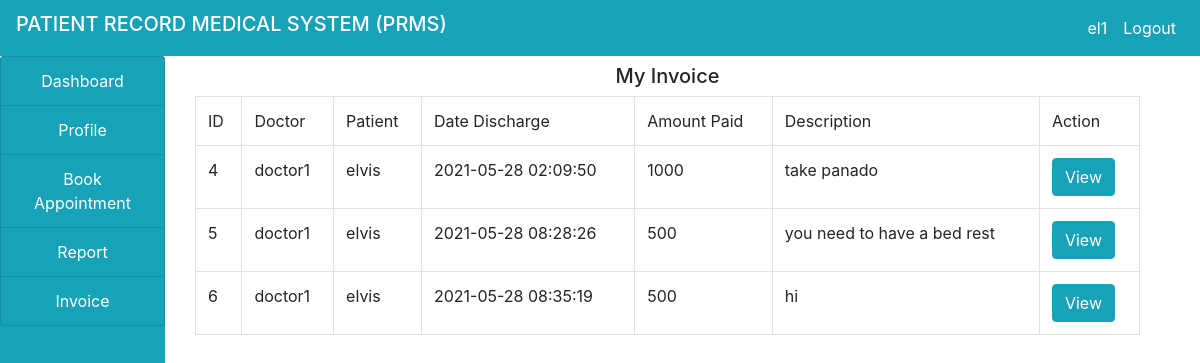
The page /patient/invoice.php (signed in) on the database its author committed.
### tables this page shows
CREATE TABLE `income` (
  `id` int(100) NOT NULL,
  `doctor` varchar(100) NOT NULL,
  `patient` varchar(100) NOT NULL,
  `date_discharged` varchar(100) NOT NULL,
  `amount_paid` varchar(100) NOT NULL,
  `description` varchar(100) NOT NULL
);

### patient/invoice.php (the view, shortened to what this page needs)
<!DOCTYPE html>
<html>
<head>
</head>
<body>
	<?php
        include("../include/header.php");
        include("../include/connection.php");
	  ?>
	<div class="container-fluid">
		<div class="col-md-12">
			<div class="row">
				<div class="col-md-2" style="margin-left: -30px;">
					<?php
                        include("sidenav.php");
					  ?>
				</div>
				<div class="col-md-10">
					<h5 class="text-center my-2">My Invoice</h5>
                    <?php
                      $pat = $_SESSION['patient'];
                      $query = "SELECT * FROM patient WHERE username='$pat'";
                      $res = mysqli_query($connect,$query);
                      $row = mysqli_fetch_array($res);
                      $fname = $row['firstname'];
                      $querys = mysqli_query($connect,"SELECT * FROM income WHERE patient='$fname'");
                      $output ="";
                      $output .="
                            <table class='table table-bordered'>
                            	<tr>
                            		<td>ID</td>
                            		<td>Doctor</td>
                            		<td>Patient</td>
                            		<td>Date Discharge</td>
                            		<td>Amount Paid</td>
                            		<td>Description</td>
                            		<td>Action</td>
                            	</tr>
                      ";
                        while ($row = mysqli_fetch_array($querys)) {
                        	$output .="
                                  <tr>
                                  	<td>".$row['id']."</td>
                                  	<td>".$row['doctor']."</td>
                                  	<td>".$row['patient']."</td>
                                  	<td>".$row['date_discharged']."</td>
                                  	<td>".$row['amount_paid']."</td>
                                  	<td>".$row['description']."</td>
                                  	<td>
                                      <a href='view.php?id=".$row['id']."'>
                                      	<button class='btn btn-info'>View</button>
                                      </a>
                                  	</td>
                        	";
                        }
                         $output .="</tr></table>";
                         echo $output;
                     ?>
				</div>
			</div>
		</div>
	</div>
</body>
</html>

### include/header.php (shortened to what this page needs)
<!DOCTYPE html>
<html>
<head>
    <link rel="stylesheet" type="text/css" href="https://cdn.jsdelivr.net/npm/bootstrap@4.6.0/dist/css/bootstrap.min.css">
   <link rel="stylesheet"type="text/css"href="https://cdn.jsdelivr.net/npm/@fortawesome/fontawesome-free@5.15.3/css/fontawesome.min.css">
<link rel="stylesheet" type="text/css" href="https://cdnjs.cloudflare.com/ajax/libs/font-awesome/5.13.0/css/all.min.css">
</head>
<body>
<nav class="navbar navbar-expand-lg navbar-info bg-info">
    <h5 class= "text-white">PATIENT RECORD MEDICAL SYSTEM (PRMS)</h5>
    <ul class="navbar-nav">
      <?php
        if (isset($_SESSION['admin'])) {
            $user = $_SESSION['admin'];
            echo '
            <li class="nav-item"><a href="#" class="nav-link text-white">'.$user.'</a>
            </li>
            <li class="nav-item"><a href="logout.php" class="nav-link text-white">Logout</a>
            </li>
            ';
        }else if(isset($_SESSION['patient'])){
              $user = $_SESSION['patient'];
            echo '
            <li class="nav-item"><a href="#" class="nav-link text-white">'.$user.'</a>
            </li>
            <li class="nav-item"><a href="logout.php" class="nav-link text-white">Logout</a>
            </li>
            ';
        }else if(isset($_SESSION['nurse'])){
              $user = $_SESSION['nurse'];
            echo '
            <li class="nav-item"><a href="#" class="nav-link text-white">'.$user.'</a>
            </li>
            <li class="nav-item"><a href="logout.php" class="nav-link text-white">Logout</a>
            </li>
            ';
        }
      ?>
    </ul>
    </nav>
</body>
</html>

### patient/sidenav.php (shortened to what this page needs)
<!DOCTYPE html>
<html>
<head>
</head>
<body>
                <div class="list-group bg-info" style="height: 90vh;">
                    <a href="index.php" class="list-group-item list-group-item-action bg-info text-center text-white">Dashboard</a>
                    <a href="admin.php" class="list-group-item list-group-item-action bg-info text-center text-white">Profile</a>
                    <a href="" class="list-group-item list-group-item-action bg-info text-center text-white">Book Appointment</a>
                    <a href="" class="list-group-item list-group-item-action bg-info text-center text-white">Report</a>
                     <a href="" class="list-group-item list-group-item-action bg-info text-center text-white">Invoice</a>
                </div>
</body>
</html>

### rows shown on the page
income: id "4", doctor "doctor1", patient "elvis", date_discharged "2021-05-28 02:09:50", amount_paid "1000", description "take panado"
income: id "5", doctor "doctor1", patient "elvis", date_discharged "2021-05-28 08:28:26", amount_paid "500", description "you need to have a bed rest"
income: id "6", doctor "doctor1", patient "elvis", date_discharged "2021-05-28 08:35:19", amount_paid "500", description "hi"

### other values the page prints
$user "el1"
